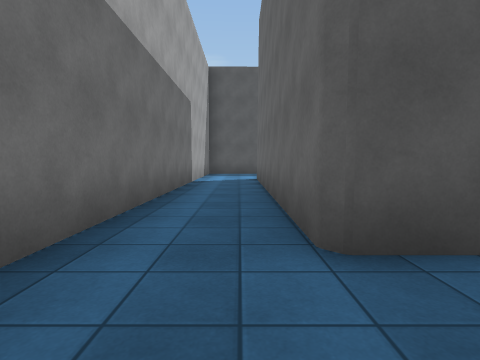
[1] (above)

20 first-person views from a walk through a Unity game level. The camera is 1.2 m above the floor, tilts 4° down and sees 80° across. The floor is counted in squares, 2 m on a side. Each view is taken from the middle of a square. On the plan, view 1 faces up. The plan holds only what a view shows up to about 9 squares ahead; the rest is blank. The place goes on beyond the plan. Surface patterns are stand-ins for the level's own textures.

[2]
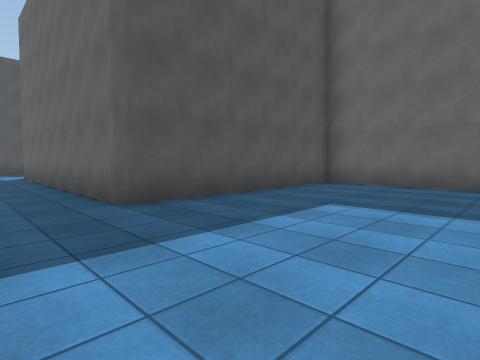

[3]
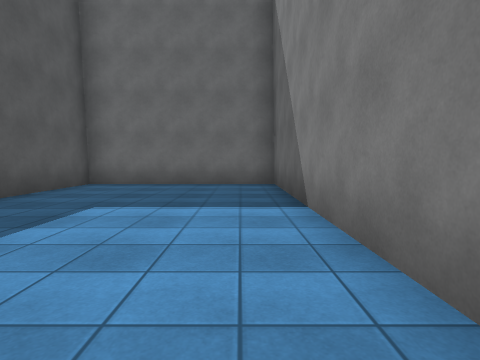

[4]
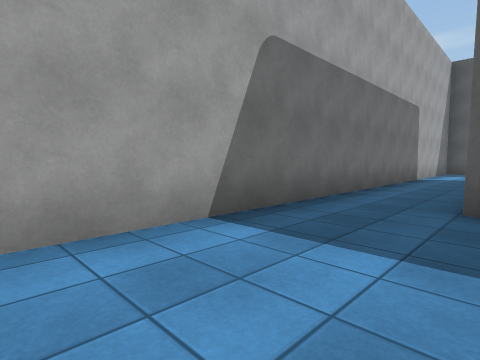

[5]
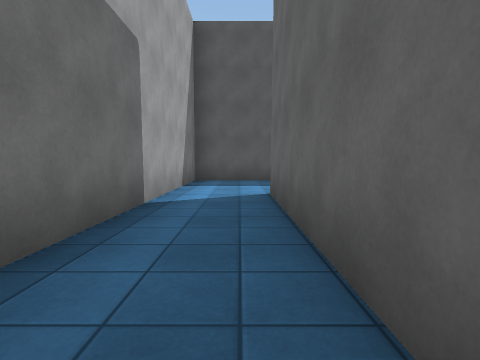

[6]
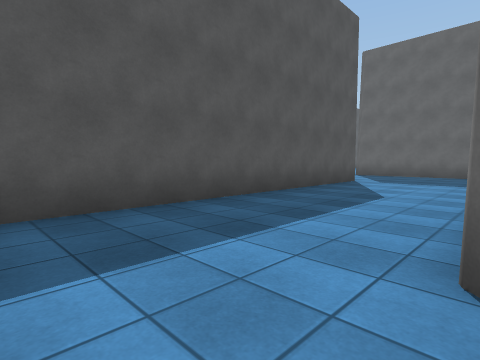

[7]
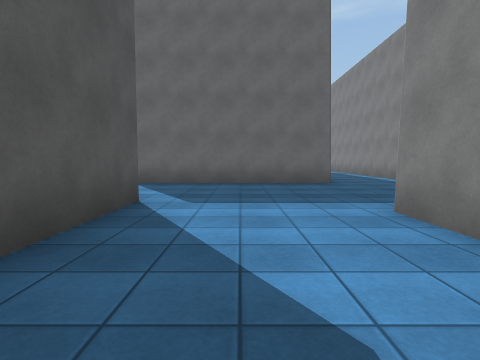

[8]
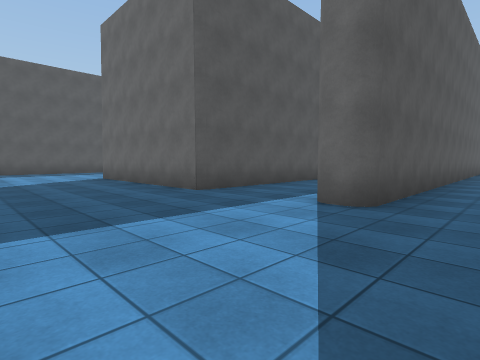

[9]
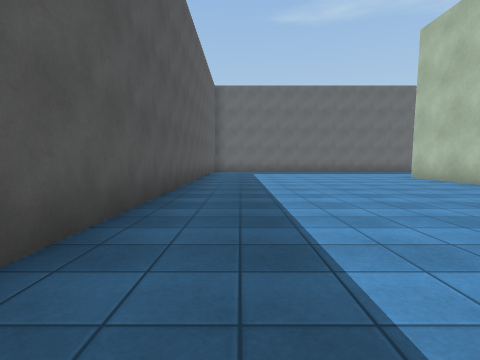

[10]
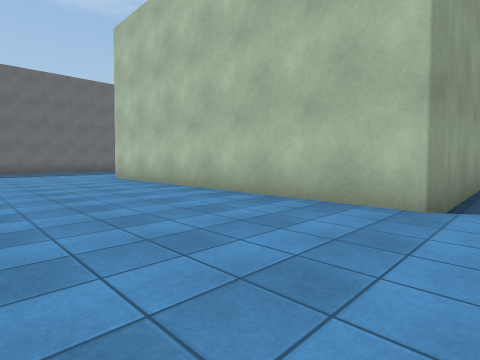

[11]
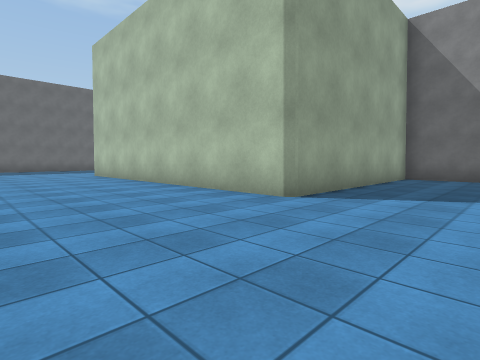

[12]
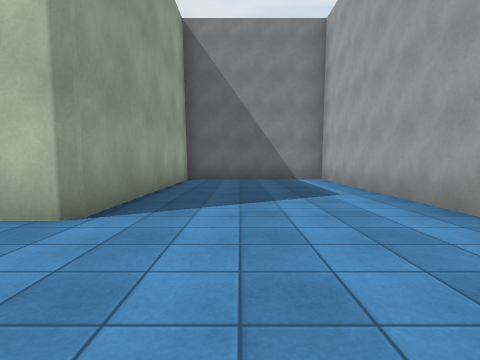

[13]
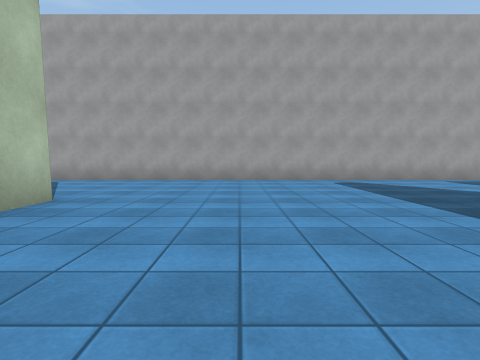

[14]
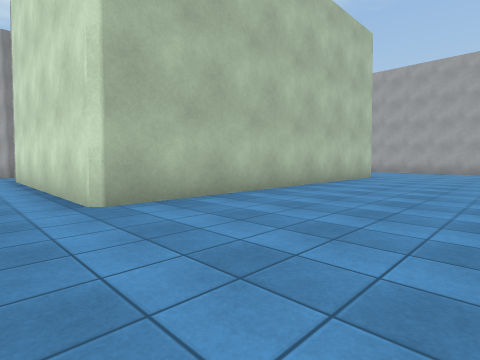

[15]
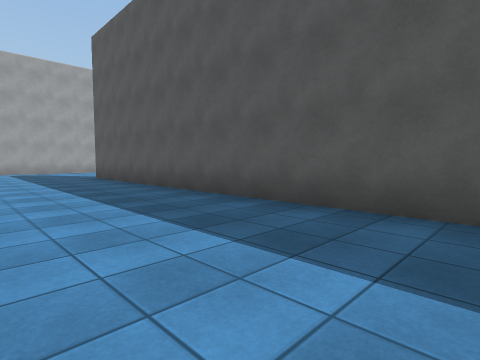

[16]
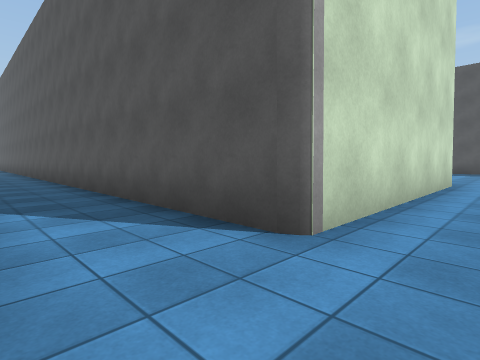

[17]
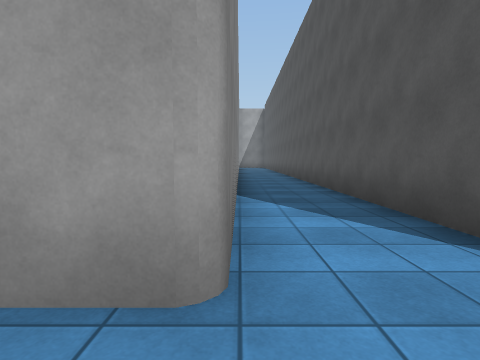

[18]
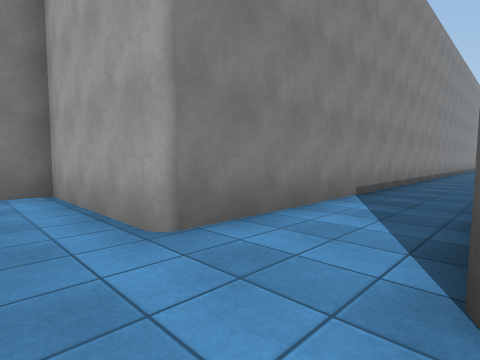

[19]
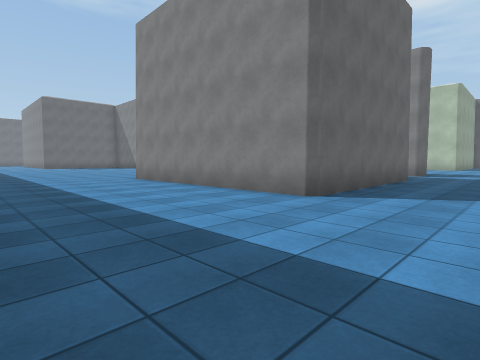

[20]
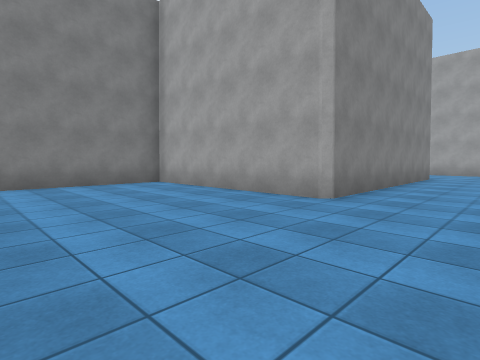

### Floor plan
Points are (right, up) in squares from view 1. A wall is a line through its corners. A room is listed if a view was taken in it or the views show most of it. See-through windows are left out.
Room 1 (views 1, 2, 3, 4, 5, 6)
walls: (0, -2.9) (6.1, -2.9) (6.1, 1.8) (0.5, 1.8) (0.5, 9.1); (-1.3, 10.4) (-1.3, -1.9)
ways out: opening at (-0.5, 9.5) to room 2
Room 2 (views 7, 8, 9, 10, 11, 12, 13, 14, 15, 16, 17, 18, 19, 20)
walls: (15, 8.6) (10.4, 8.6) (10.4, 13.9) (17, 13.9) (17, 8.8) (20.5, 8.8); (6.5, 8.2) (6.5, -7.8) (10.6, -7.8) (10.6, -1.8) (19.9, -1.8) (19.9, -8.1) (10.1, -8.1); (20.8, 5.3) (10.9, 5.3); (5, 9.2) (6.4, 9.2); (7.2, 12.5) (-1.3, 12.4) (-1.3, 10.4); (10.2, -10.1) (19.9, -10.1) (19.9, -13.5)
ways out: opening at (-0.5, 9.5) to room 1

Where each view was taken, in squares from view 1:
view 1: 0 up, 0 right, facing up
view 2: 2 down, 1 left, facing up-right
view 3: 2 down, 1 left, facing right
view 4: 2 down, 1 right, facing up-left
view 5: 4 up, 0 right, facing up
view 6: 9 up, 1 left, facing up-right
view 7: 11 up, 3 right, facing right
view 8: 4 up, 7 right, facing up-right
view 9: 4 up, 10 right, facing right
view 10: 2 up, 10 right, facing down-right
view 11: 2 up, 8 right, facing down-right
view 12: 1 up, 9 right, facing down
view 13: 1 up, 15 right, facing left
view 14: 2 up, 21 right, facing down-left
view 15: 2 up, 21 right, facing up-left
view 16: 10 down, 21 right, facing up-left
view 17: 10 down, 21 right, facing left
view 18: 8 down, 21 right, facing down-left
view 19: 18 up, 8 right, facing down-right
view 20: 16 up, 21 right, facing down-left
